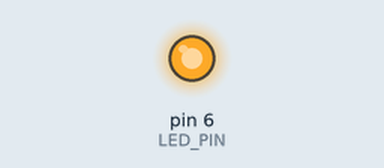
Simulated run of this sketch. Board: Arduino Uno, built with avr-gcc and run on an emulated ATmega328P. Shown: output pins drawn as LEDs (lit = HIGH).

Above: at 0.05 s.
At 0.55 s:
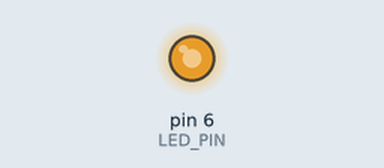
At 1.05 s:
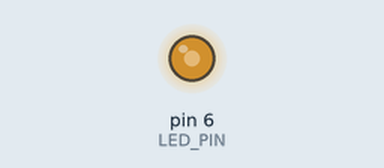
At 2.1 s:
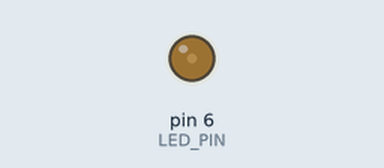
Timing chart, 0 to 5.9 s (numbered marks = the images above):
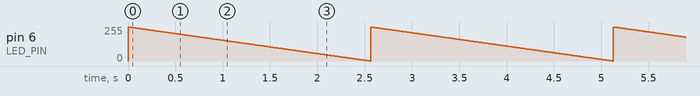

Measured:
- by itself, pin 6 (LED_PIN): ramps from 255/255 to 0/255 and jumps back, once every 2.6 s

The sketch:

task1.ino
```cpp
#define LED_PIN 6

void setup() {
  pinMode(LED_PIN, OUTPUT);
}

void loop() {
	for(unsigned int i = 255; i >= 0 ; --i) {
    analogWrite(LED_PIN, i);
    delay(10);
  }
}
```
